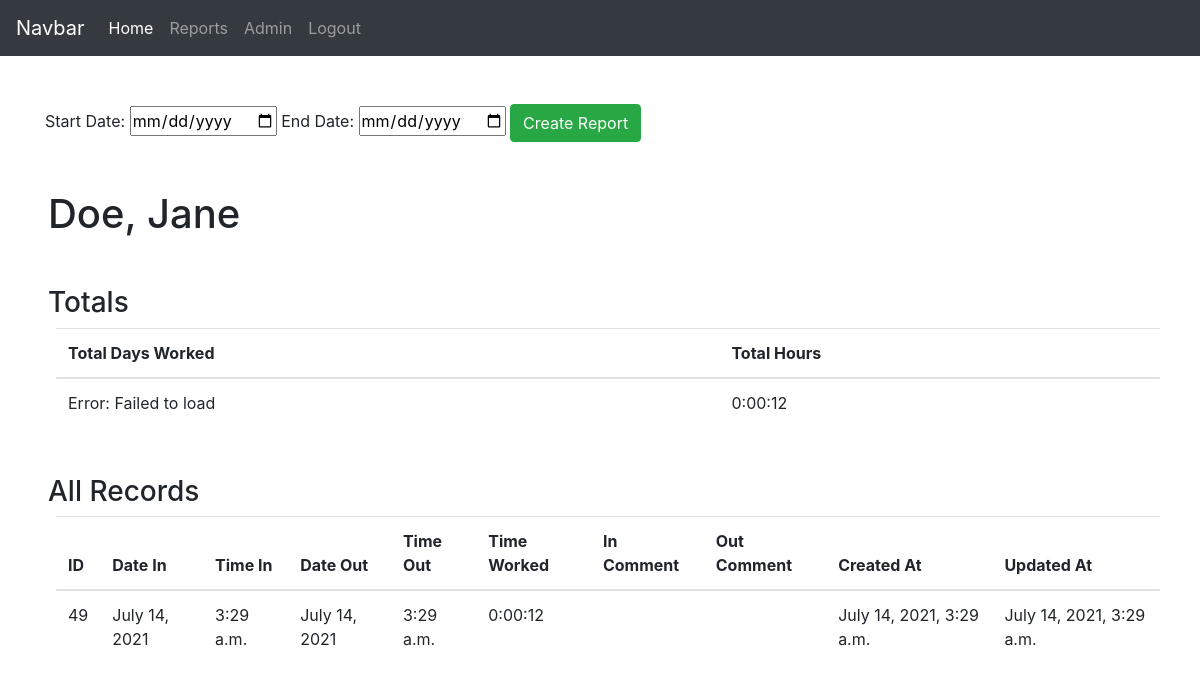
/reports/13 (signed in), run on the app's committed database.
### frontend/models.py (models this page shows, shortened)
class Employee(models.Model):
    first_name=models.CharField(max_length=50)
    last_name=models.CharField(max_length=50)
    is_active=models.BooleanField(default=False)
    objects=EmployeeManager()
    created_at=models.DateTimeField(auto_now_add=True)
    updated_at=models.DateTimeField(auto_now=True)
    class Meta:
        ordering = (
            'last_name',
            'first_name',
            'is_active',
        )

class ClockSystem(models.Model):
    employee=models.ForeignKey(Employee, related_name="clockSystem", on_delete=models.CASCADE)
    location=models.CharField(max_length=60, null=True)
    role=models.CharField(max_length=80, null=True)
    time_worked=models.CharField(max_length=255, null=True)
    in_comment=models.TextField(null=True)
    out_comment=models.TextField(null=True)
    date_in=models.DateField(null=True)
    date_out=models.DateField(null=True)
    clocked_in_at=models.TimeField()
    clocked_out_at=models.TimeField(null=True)
    objects=ClockSystemManager()
    created_at=models.DateTimeField(auto_now_add=True)
    updated_at=models.DateTimeField(auto_now=True)
    class Meta:
        ordering = (
            'date_in',
            'date_out',
            'clocked_in_at',
            'clocked_out_at',
            'employee',
            'location',
            'role',
            'time_worked',
            'in_comment',
            'out_comment',
        )

### reports/views.py (the view)
def employee_report(request, employee_id):
    if 'user_id' not in request.session:
        return redirect('/')
    context = {
        'e': Employee.objects.get(id=employee_id),
        'all_clockins': ClockSystem.objects.filter(employee=employee_id),
        'total_time_worked': "",
    }
    datetimeFormat = '%H:%M:%S'
    timeList = []
    for data in context['all_clockins']:
        timeList.append(data.time_worked)
    totalSecs = 0
    for tm in timeList:
        timeParts = [int(s) for s in tm.split(':')]
        totalSecs += (timeParts[0] * 60 + timeParts[1]) * 60 + timeParts[2]
    totalSecs, sec = divmod(totalSecs, 60)
    hr, min = divmod(totalSecs, 60)
    total_time_worked = "%d:%02d:%02d" % (hr, min, sec)
    print('Employee: ' + context['e'].last_name + ', ' + context['e'].first_name + ' - Total hours worked: ' + total_time_worked )
    context['total_time_worked'] = total_time_worked
    return render(request, 'employee-report.html', context)

### reports/templates/employee-report.html (shortened to what this page needs)
<!DOCTYPE html>
<html lang="en">
    <head>
        {% load static %}
        <link rel="stylesheet" href="https://maxcdn.bootstrapcdn.com/bootstrap/4.0.0/css/bootstrap.min.css">
        <Link rel="stylesheet" href="{% static 'css/style.css' %}" />
    </head>
    <body>
        <div class="reports">
            <nav class="navbar navbar-expand-lg navbar-dark bg-dark">
                <a class="navbar-brand" href="#">Navbar</a>
                <div class="collapse navbar-collapse" id="navbarNavAltMarkup">
                    <div class="navbar-nav">
                        <a class="nav-item nav-link active" href="/dashboard">Home <span class="sr-only">(current)</span></a>
                        <a class="nav-item nav-link" href="/reports">Reports</a>
                        <a class="nav-item nav-link" href="/admin">Admin</a>
                        <a class="nav-item nav-link" href="/logout">Logout</a>
                    </div>
                </div>
            </nav>
            <div class="container mt-5">
                <div class="report-filter">
                    <form class="form" action="/reports/{{e.id}}/process_report" method="POST">
                        <label for="start_date">Start Date: </label>
                        <input type="date" name="start_date" value="start_date" />
                        <label for="end_date">End Date: </label>
                        <input type="date" name="end_date" value="end_date" />
                        <button class="btn btn-success" type="submit">Create Report</button>
                    </form>
                </div>
            </div>
            <h1 class="m-5">{{ e.last_name }}, {{ e.first_name }}</h1>
            <section class="totals m-5">
                <h3>Totals</h3>
                <table class="table m-2">
                    <thead>
                        <th>Total Days Worked</th>
                        <th>Total Hours</th>
                    </thead>
                    <tbody>
                        <td>Error: Failed to load</td>
                        <td>{{ total_time_worked }}</td>
                </table>
            </section>
            <section class="data-sec m-5">
                <h3>All Records</h3>
                <table class="table m-2">
                    <thead>
                        <th>ID</th>
                        <th>Date In</th>
                        <th>Time In</th>
                        <th>Date Out</th>
                        <th>Time Out</th>
                        <th>Time Worked</th>
                        <th>In Comment</th>
                        <th>Out Comment</th>
                        <th>Created At</th>
                        <th>Updated At</th>
                    </thead>
                    <tbody>
                        {% for res in all_clockins %}
                            <tr>
                                <td>{{ res.id }}</td>
                                <td>{{ res.date_in}}</td>
                                <td>{{ res.clocked_in_at }}
                                <td>{{ res.date_out }}</td>
                                <td>{{ res.clocked_out_at }}</td>
                                <td>{{ res.time_worked }}</td>
                                <td>{{ res.in_comment }}</td>
                                <td>{{ res.out_comment }}</td>
                                <td>{{ res.created_at }}</td>
                                <td>{{ res.updated_at }}</td>
                            </tr>
                        {% endfor %}
                    </tbody>
                </table>
            </section>
        </div>
    </body>
</html>

### frontend/static/css/style.css (style rules this page uses)
* { margin: 0px; padding: 0px; }
.nav-link { color: white; }

### data on the page
Employee: last_name "Doe", first_name "Jane"
ClockSystem: id "49", date_in "July 14, 2021", clocked_in_at "3:29 a.m.", date_out "July 14, 2021", clocked_out_at "3:29 a.m.", time_worked "0:00:12", created_at "July 14, 2021, 3:29 a.m.", updated_at "July 14, 2021, 3:29 a.m."

### other printed values
{{ total_time_worked }} "0:00:12"
